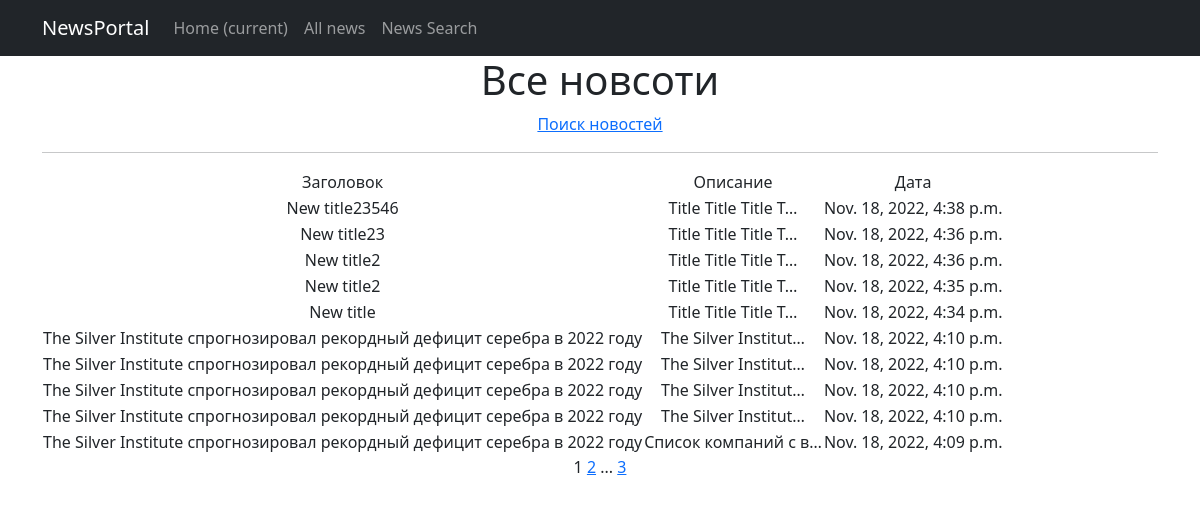
Page /news/ on the committed database.
### news/models.py (models this page shows, shortened)
class Post(models.Model):
    author = models.ForeignKey(Author, on_delete=models.CASCADE)
    NEWS = 'NW'
    ARTICLE = "AR"
    CATEGORY_CHOICES = (
        (NEWS, 'Новост'),
        (ARTICLE, "Статья")
    )
    categoryType = models.CharField(max_length=2, choices=CATEGORY_CHOICES, default=ARTICLE)
    dateCreation = models.DateTimeField(auto_now_add=True)
    postCategory = models.ManyToManyField(Category, through="PostCategory")
    title = models.CharField(max_length=128)
    text = models.TextField()
    rating = models.SmallIntegerField(default=0)
    class Meta:
        verbose_name = 'Пост'
        verbose_name_plural = 'Посты'
        ordering = ['dateCreation']

### news/views.py (the view)
# urls.py: path('', PostsList.as_view(), name='post_list'),
class PostsList(ListView):
    model = Post
    ordering = '-dateCreation'
    template_name = 'news.html'
    context_object_name = 'posts'
    paginate_by = 10
    def get_queryset(self):
        queryset = super().get_queryset()
        self.filterset = PostFilter(self.request.GET, queryset)
        return self.filterset.qs
    def get_context_data(self, **kwargs):
        context = super().get_context_data(**kwargs)
        context['filterset'] = self.filterset
        return context

### news/models.py (called while the page is built)
    def __str__(self):
        return self.name

### news/templatetags/custom_filters.py (called while the page is built)
@register.filter()
def censor(value):
   words = ['хуета', 'суета', 'визажистка']
   for word in value.split():
      if word.lower() in words:
         value = value.replace(word, f'{word[0]}{"*" * (len(word)-1)}')
   return value

### templates/news.html (shortened to what this page needs)
{% extends 'flatpages/default.html' %}
{% load custom_filters %}
{% block content %}
   <h1>Все новсоти</h1>
<a href="http://127.0.0.1:8000/news/search/">Поиск новостей</a>
   <hr>
   {% if posts %}
       <table>
           <tr>
               <td>Заголовок</td>
               <td>Описание</td>
               <td>Дата</td>
           </tr>
           {% for post in posts %}
           <tr>
               <td>{{ post.title| censor }}</td>
               <td>{{ post.text|truncatechars:20 |censor }}</td>
               <td>{{ post.dateCreation }}</td>
               <td>
               </td>
           </tr>
           {% endfor %}
       </table>
   {% else %}
       <h2>Новостей нет!</h2>
   {% endif %}
   {{ page_obj.number }}
   {% if page_obj.has_next %}
       <a href="?page={{ page_obj.next_page_number }}">{{ page_obj.next_page_number }}</a>
       {% if paginator.num_pages != page_obj.next_page_number %}
           ...
           <a href="?page={{ page_obj.paginator.num_pages }}">{{ page_obj.paginator.num_pages }}</a>
       {% endif %}
   {% endif %}
{% endblock content %}

### rows in the picture
Post: title|censor "New title23546", text|censor "Title Title Title T…", dateCreation "Nov. 18, 2022, 4:38 p.m."
Post: title|censor "New title23", text|censor "Title Title Title T…", dateCreation "Nov. 18, 2022, 4:36 p.m."
Post: title|censor "New title2", text|censor "Title Title Title T…", dateCreation "Nov. 18, 2022, 4:36 p.m."
Post: title|censor "New title2", text|censor "Title Title Title T…", dateCreation "Nov. 18, 2022, 4:35 p.m."
Post: title|censor "New title", text|censor "Title Title Title T…", dateCreation "Nov. 18, 2022, 4:34 p.m."
Post: title|censor "The Silver Institute спрогнозировал рекордный дефицит серебра в 2022 году", text|censor "The Silver Institut…", dateCreation "Nov. 18, 2022, 4:10 p.m."
Post: title|censor "The Silver Institute спрогнозировал рекордный дефицит серебра в 2022 году", text|censor "The Silver Institut…", dateCreation "Nov. 18, 2022, 4:10 p.m."
Post: title|censor "The Silver Institute спрогнозировал рекордный дефицит серебра в 2022 году", text|censor "The Silver Institut…", dateCreation "Nov. 18, 2022, 4:10 p.m."
Post: title|censor "The Silver Institute спрогнозировал рекордный дефицит серебра в 2022 году", text|censor "The Silver Institut…", dateCreation "Nov. 18, 2022, 4:10 p.m."
Post: title|censor "The Silver Institute спрогнозировал рекордный дефицит серебра в 2022 году", text|censor "Список компаний с в…", dateCreation "Nov. 18, 2022, 4:09 p.m."

### other values in the picture
{{ page_obj.number }} "1"
{{ page_obj.next_page_number }} "2"
{{ page_obj.paginator.num_pages }} "3"
